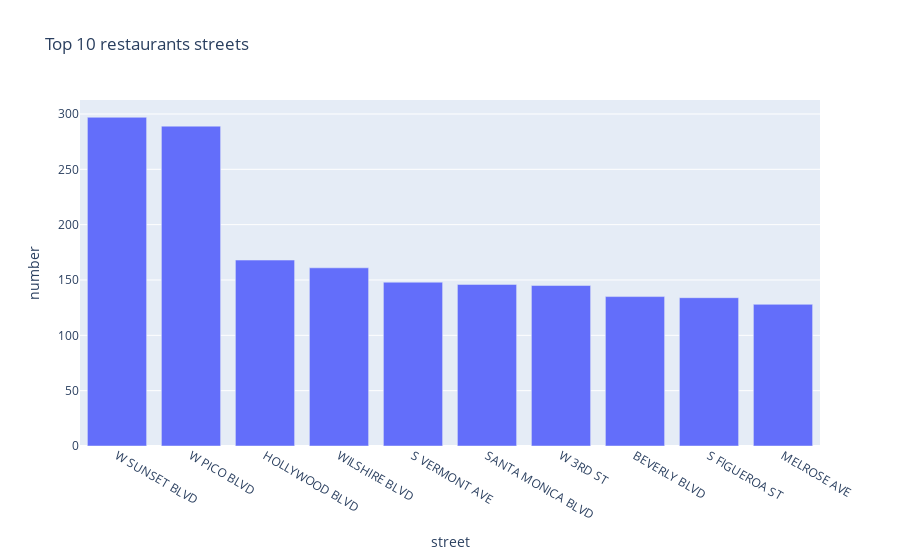

Write notebook code for a chart like this one.
### Code cell
# Plot the results
fig = px.bar(restaurantsByStreet.head(10),
            x='street',
            y='number',
            title='Top 10 restaurants streets')
fig.show()

### Figure 1 — Plotly figure (JSON) as saved in the notebook; plotly's stock layout.template omitted (floating-point values rounded to 4 significant figures)
{"data": [{"alignmentgroup": "True", "hovertemplate": "street=%{x}<br>number=%{y}<extra></extra>", "legendgroup": "", "marker": {"color": "#636efa", "pattern": {"shape": ""}}, "name": "", "offsetgroup": "", "orientation": "v", "showlegend": false, "textposition": "auto", "type": "bar", "x": ["W SUNSET BLVD", "W PICO BLVD", "HOLLYWOOD BLVD", "WILSHIRE BLVD", "S VERMONT AVE", "SANTA MONICA BLVD", "W 3RD ST", "BEVERLY BLVD", "S FIGUEROA ST", "MELROSE AVE"], "xaxis": "x", "y": [297, 289, 168, 161, 148, 146, 145, 135, 134, 128], "yaxis": "y"}], "layout": {"barmode": "relative", "legend": {"tracegroupgap": 0}, "title": {"text": "Top 10 restaurants streets"}, "xaxis": {"anchor": "y", "domain": [0, 1], "title": {"text": "street"}}, "yaxis": {"anchor": "x", "domain": [0, 1], "title": {"text": "number"}}}}
